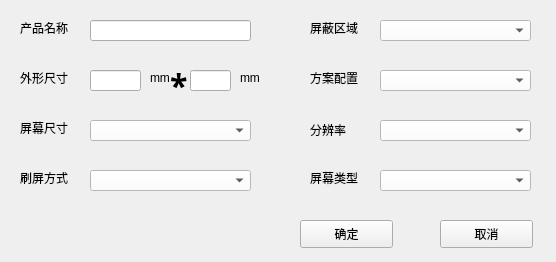
<?xml version="1.0" encoding="UTF-8"?>
<ui version="4.0">
 <class>promodel_mod</class>
 <widget class="QMainWindow" name="promodel_mod">
  <property name="geometry">
   <rect>
    <x>0</x>
    <y>0</y>
    <width>556</width>
    <height>262</height>
   </rect>
  </property>
  <property name="windowTitle">
   <string>MainWindow</string>
  </property>
  <widget class="QWidget" name="centralwidget">
   <widget class="QLabel" name="label_6">
    <property name="geometry">
     <rect>
      <x>20</x>
      <y>70</y>
      <width>61</width>
      <height>16</height>
     </rect>
    </property>
    <property name="text">
     <string>外形尺寸</string>
    </property>
   </widget>
   <widget class="QLabel" name="label_11">
    <property name="geometry">
     <rect>
      <x>310</x>
      <y>70</y>
      <width>60</width>
      <height>16</height>
     </rect>
    </property>
    <property name="text">
     <string>方案配置</string>
    </property>
   </widget>
   <widget class="QLabel" name="label_3">
    <property name="geometry">
     <rect>
      <x>310</x>
      <y>170</y>
      <width>60</width>
      <height>16</height>
     </rect>
    </property>
    <property name="text">
     <string>屏幕类型</string>
    </property>
   </widget>
   <widget class="QComboBox" name="comboBox_7">
    <property name="geometry">
     <rect>
      <x>380</x>
      <y>20</y>
      <width>151</width>
      <height>21</height>
     </rect>
    </property>
    <property name="styleSheet">
     <string notr="true">background:rgb(255, 255, 255)</string>
    </property>
   </widget>
   <widget class="QComboBox" name="comboBox">
    <property name="geometry">
     <rect>
      <x>380</x>
      <y>120</y>
      <width>151</width>
      <height>21</height>
     </rect>
    </property>
    <property name="styleSheet">
     <string notr="true">background:rgb(255, 255, 255)</string>
    </property>
   </widget>
   <widget class="QLineEdit" name="lineEdit">
    <property name="geometry">
     <rect>
      <x>90</x>
      <y>20</y>
      <width>161</width>
      <height>21</height>
     </rect>
    </property>
   </widget>
   <widget class="QComboBox" name="comboBox_2">
    <property name="geometry">
     <rect>
      <x>380</x>
      <y>170</y>
      <width>151</width>
      <height>21</height>
     </rect>
    </property>
    <property name="styleSheet">
     <string notr="true">background:rgb(255, 255, 255)</string>
    </property>
   </widget>
   <widget class="QComboBox" name="comboBox_5">
    <property name="geometry">
     <rect>
      <x>90</x>
      <y>120</y>
      <width>161</width>
      <height>21</height>
     </rect>
    </property>
    <property name="styleSheet">
     <string notr="true">background:rgb(255, 255, 255)</string>
    </property>
   </widget>
   <widget class="QPushButton" name="pushButton_3">
    <property name="geometry">
     <rect>
      <x>440</x>
      <y>220</y>
      <width>93</width>
      <height>28</height>
     </rect>
    </property>
    <property name="text">
     <string>取消</string>
    </property>
   </widget>
   <widget class="QComboBox" name="comboBox_10">
    <property name="geometry">
     <rect>
      <x>90</x>
      <y>170</y>
      <width>161</width>
      <height>21</height>
     </rect>
    </property>
    <property name="styleSheet">
     <string notr="true">background:rgb(255, 255, 255)</string>
    </property>
   </widget>
   <widget class="QLabel" name="label_4">
    <property name="geometry">
     <rect>
      <x>310</x>
      <y>120</y>
      <width>61</width>
      <height>20</height>
     </rect>
    </property>
    <property name="text">
     <string>分辨率</string>
    </property>
   </widget>
   <widget class="QComboBox" name="comboBox_9">
    <property name="geometry">
     <rect>
      <x>380</x>
      <y>70</y>
      <width>151</width>
      <height>21</height>
     </rect>
    </property>
    <property name="styleSheet">
     <string notr="true">background:rgb(255, 255, 255)</string>
    </property>
   </widget>
   <widget class="QLabel" name="label_9">
    <property name="geometry">
     <rect>
      <x>310</x>
      <y>20</y>
      <width>60</width>
      <height>16</height>
     </rect>
    </property>
    <property name="text">
     <string>屏蔽区域</string>
    </property>
   </widget>
   <widget class="QPushButton" name="pushButton_2">
    <property name="geometry">
     <rect>
      <x>300</x>
      <y>220</y>
      <width>93</width>
      <height>28</height>
     </rect>
    </property>
    <property name="text">
     <string>确定</string>
    </property>
   </widget>
   <widget class="QLabel" name="label_7">
    <property name="geometry">
     <rect>
      <x>20</x>
      <y>170</y>
      <width>61</width>
      <height>16</height>
     </rect>
    </property>
    <property name="text">
     <string>刷屏方式</string>
    </property>
   </widget>
   <widget class="QLabel" name="label">
    <property name="geometry">
     <rect>
      <x>20</x>
      <y>20</y>
      <width>61</width>
      <height>16</height>
     </rect>
    </property>
    <property name="text">
     <string>产品名称</string>
    </property>
   </widget>
   <widget class="QLabel" name="label_12">
    <property name="geometry">
     <rect>
      <x>20</x>
      <y>120</y>
      <width>61</width>
      <height>16</height>
     </rect>
    </property>
    <property name="text">
     <string>屏幕尺寸</string>
    </property>
   </widget>
   <widget class="QLineEdit" name="lineEdit_3">
    <property name="geometry">
     <rect>
      <x>190</x>
      <y>70</y>
      <width>41</width>
      <height>21</height>
     </rect>
    </property>
   </widget>
   <widget class="QLineEdit" name="lineEdit_2">
    <property name="geometry">
     <rect>
      <x>90</x>
      <y>70</y>
      <width>51</width>
      <height>21</height>
     </rect>
    </property>
   </widget>
   <widget class="QLabel" name="label_2">
    <property name="geometry">
     <rect>
      <x>170</x>
      <y>70</y>
      <width>20</width>
      <height>31</height>
     </rect>
    </property>
    <property name="font">
     <font>
      <family>Adobe Arabic</family>
      <pointsize>24</pointsize>
      <weight>75</weight>
      <bold>true</bold>
     </font>
    </property>
    <property name="text">
     <string>*</string>
    </property>
   </widget>
   <widget class="QLabel" name="label_5">
    <property name="geometry">
     <rect>
      <x>240</x>
      <y>70</y>
      <width>21</width>
      <height>16</height>
     </rect>
    </property>
    <property name="text">
     <string>mm</string>
    </property>
   </widget>
   <widget class="QLabel" name="label_8">
    <property name="geometry">
     <rect>
      <x>150</x>
      <y>70</y>
      <width>21</width>
      <height>16</height>
     </rect>
    </property>
    <property name="text">
     <string>mm</string>
    </property>
   </widget>
  </widget>
 </widget>
 <resources/>
 <connections/>
</ui>
